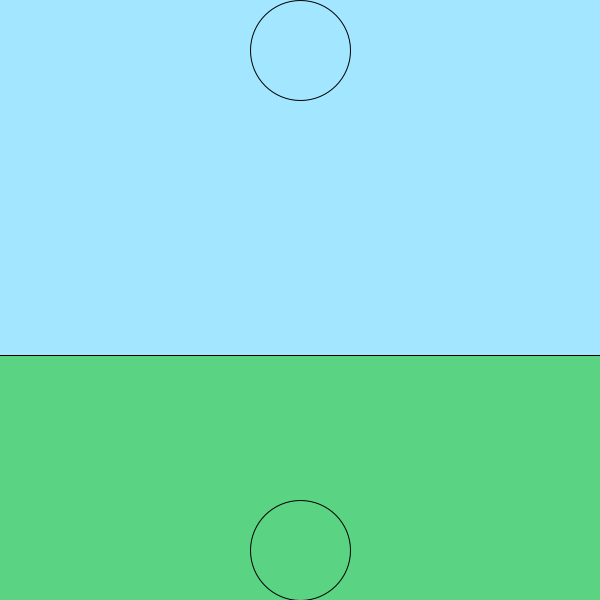
Frame 1 (no input)
Frame 60 (the mouse pressed at the canvas centre just before this capture): identical to frame 1, image omitted
Frame 120 (the mouse held since frame 60 and released just before this capture): identical to frame 1, image omitted

The Processing sketch that drew this single still picture (run headless with seeded random() and noise(); from frame 60 on, the mouse is pressed at the canvas centre):

// Processing sketch: animation
// ── animation.pde
// animation ivena
// jan 30

float r;

void setup() {
  size(600, 600);
}


void draw() {
  // background
  background(#A2E7FF);
  fill(#5AD383);
  rect(-1, 355, 602, 300);
  sunMoon(300, 300, r);
  //r = r+1;
  
}

void sunMoon(float x, float y, float angle){
  pushMatrix();
  noFill();
  translate(x, y);
  rotate(radians(angle));
  circle(0,-250, 100);
  
  circle(0, 250, 100);
  popMatrix();
}
